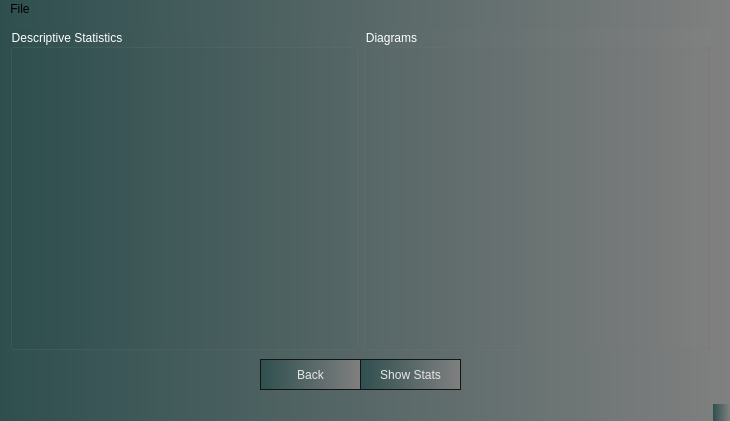
<?xml version="1.0" encoding="UTF-8"?>
<ui version="4.0">
 <class>StatisticsWindow</class>
 <widget class="QMainWindow" name="StatisticsWindow">
  <property name="geometry">
   <rect>
    <x>0</x>
    <y>0</y>
    <width>730</width>
    <height>421</height>
   </rect>
  </property>
  <property name="windowTitle">
   <string>Statistics</string>
  </property>
  <property name="styleSheet">
   <string notr="true">background: qlineargradient( x1:0 y1:0, x2:1 y2:0, stop:0 darkslategray, stop:1 grey);</string>
  </property>
  <widget class="QWidget" name="centralwidget">
   <widget class="QPushButton" name="back_btn">
    <property name="geometry">
     <rect>
      <x>260</x>
      <y>340</y>
      <width>101</width>
      <height>31</height>
     </rect>
    </property>
    <property name="styleSheet">
     <string notr="true">QPushButton
{
  background-color: qlineargradient(x1: 0, y1: 0, x2: 0, y2: 1,
                                    stop: 0 darkslategray, stop: 1 rgb(80,80,80));
  border: 1px solid rgb(20,20,20);
  color: rgb(230,230,230);
  padding: 4px 8px;
}

QPushButton:hover
{
  background-color: rgb(70,110,130);
}

QPushButton:pressed
{
  border-color: rgb(90,200,255);
  padding: 1px -1px -1px 1px;
}

/**** QPushButton (checkable) ****/
QPushButton:checked
{
  background-color: qlineargradient(x1: 0, y1: 0, x2: 0, y2: 1,
                                    stop: 0 rgb(40,150,200), stop: 1 rgb(90,200,255));
  color: rgb(20,20,20);
}

QPushButton:checked:hover
{
  background-color: rgb(70,110,130);
}

/**** QPushButton (disabled) ****/
QPushButton:disabled
{
  background-color: qlineargradient(x1: 0, y1: 0, x2: 0, y2: 1,
                                    stop: 0 rgb(160,160,160), stop: 1 rgb(120,120,120));
  border-color: rgb(60,60,60);
  color: rgb(40,40,40);
}</string>
    </property>
    <property name="text">
     <string>Back</string>
    </property>
   </widget>
   <widget class="QPushButton" name="statistics_btn">
    <property name="geometry">
     <rect>
      <x>360</x>
      <y>340</y>
      <width>101</width>
      <height>31</height>
     </rect>
    </property>
    <property name="styleSheet">
     <string notr="true">QPushButton
{
  background-color: qlineargradient(x1: 0, y1: 0, x2: 0, y2: 1,
                                    stop: 0 darkslategray, stop: 1 rgb(80,80,80));
  border: 1px solid rgb(20,20,20);
  color: rgb(230,230,230);
  padding: 4px 8px;
}

QPushButton:hover
{
  background-color: rgb(70,110,130);
}

QPushButton:pressed
{
  border-color: rgb(90,200,255);
  padding: 1px -1px -1px 1px;
}

/**** QPushButton (checkable) ****/
QPushButton:checked
{
  background-color: qlineargradient(x1: 0, y1: 0, x2: 0, y2: 1,
                                    stop: 0 rgb(40,150,200), stop: 1 rgb(90,200,255));
  color: rgb(20,20,20);
}

QPushButton:checked:hover
{
  background-color: rgb(70,110,130);
}

/**** QPushButton (disabled) ****/
QPushButton:disabled
{
  background-color: qlineargradient(x1: 0, y1: 0, x2: 0, y2: 1,
                                    stop: 0 rgb(160,160,160), stop: 1 rgb(120,120,120));
  border-color: rgb(60,60,60);
  color: rgb(40,40,40);
}</string>
    </property>
    <property name="text">
     <string>Show Stats</string>
    </property>
   </widget>
   <widget class="QWidget" name="horizontalLayoutWidget">
    <property name="geometry">
     <rect>
      <x>10</x>
      <y>10</y>
      <width>701</width>
      <height>321</height>
     </rect>
    </property>
    <layout class="QHBoxLayout" name="horizontalLayout">
     <item>
      <widget class="QGroupBox" name="statistics_grpBox">
       <property name="styleSheet">
        <string notr="true">background-color: transparent;

color: rgb(255, 255, 255);</string>
       </property>
       <property name="title">
        <string>Descriptive Statistics</string>
       </property>
       <widget class="QTextEdit" name="desc_stats_txtedit">
        <property name="geometry">
         <rect>
          <x>10</x>
          <y>20</y>
          <width>331</width>
          <height>291</height>
         </rect>
        </property>
       </widget>
      </widget>
     </item>
     <item>
      <widget class="QGroupBox" name="images_grpBox">
       <property name="styleSheet">
        <string notr="true">background-color: transparent;
color: rgb(255, 255, 255);</string>
       </property>
       <property name="title">
        <string>Diagrams</string>
       </property>
      </widget>
     </item>
    </layout>
   </widget>
  </widget>
  <widget class="QMenuBar" name="menubar">
   <property name="geometry">
    <rect>
     <x>0</x>
     <y>0</y>
     <width>730</width>
     <height>21</height>
    </rect>
   </property>
   <widget class="QMenu" name="menuFile">
    <property name="title">
     <string>File</string>
    </property>
    <addaction name="actionBack"/>
    <addaction name="actionExit"/>
   </widget>
   <addaction name="menuFile"/>
  </widget>
  <widget class="QStatusBar" name="statusbar"/>
  <action name="actionBack">
   <property name="text">
    <string>Back</string>
   </property>
   <property name="toolTip">
    <string>Back to menu</string>
   </property>
   <property name="shortcut">
    <string>Ctrl+B</string>
   </property>
  </action>
  <action name="actionExit">
   <property name="text">
    <string>Exit</string>
   </property>
   <property name="toolTip">
    <string>Exit application</string>
   </property>
   <property name="shortcut">
    <string>Ctrl+X</string>
   </property>
  </action>
 </widget>
 <resources/>
 <connections/>
</ui>
